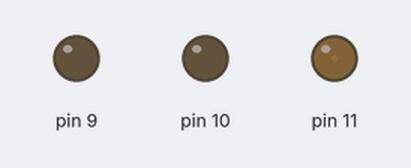
Bench run of a sketch on a simulated Arduino Uno, built with avr-gcc and run on an emulated ATmega328P. Shown: output pins drawn as LEDs (lit = HIGH).

Above: at 0.05 s.
At 1.0 s:
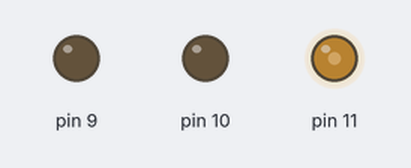
At 1.95 s:
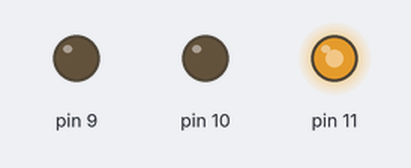
At 3.85 s:
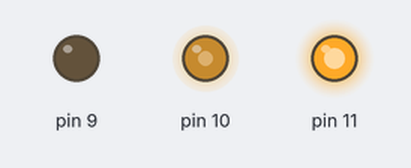
At 5.75 s:
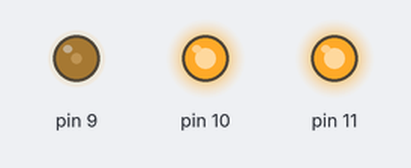
At 7.65 s:
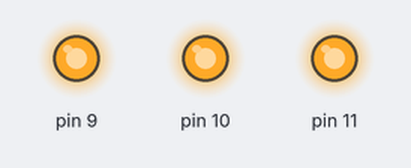
Timing chart, 0 to 10.0 s (numbered marks = the images above):
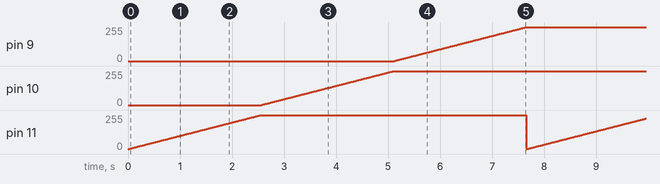

The sketch:

allRGB.ino
```cpp
int i;
int j;
int k;

void setup()
{
 pinMode(11,OUTPUT);
 pinMode(10,OUTPUT);
 pinMode(9,OUTPUT);
}

void loop() {
  for(i=0;i<255;i++)
  {
    analogWrite(11,i);
    delay(10);
  }
  for(j=0;j<255;j++)
  {
    analogWrite(10,j);
    delay(10);
  }
  for(k=0;k<255;k++)
  {
    analogWrite(9,k);
    delay(10);
  }
}
```

Measured:
- by itself, pin 9–11: ramps from 0/255 to 254/255 and jumps back, once every 7.7 s
